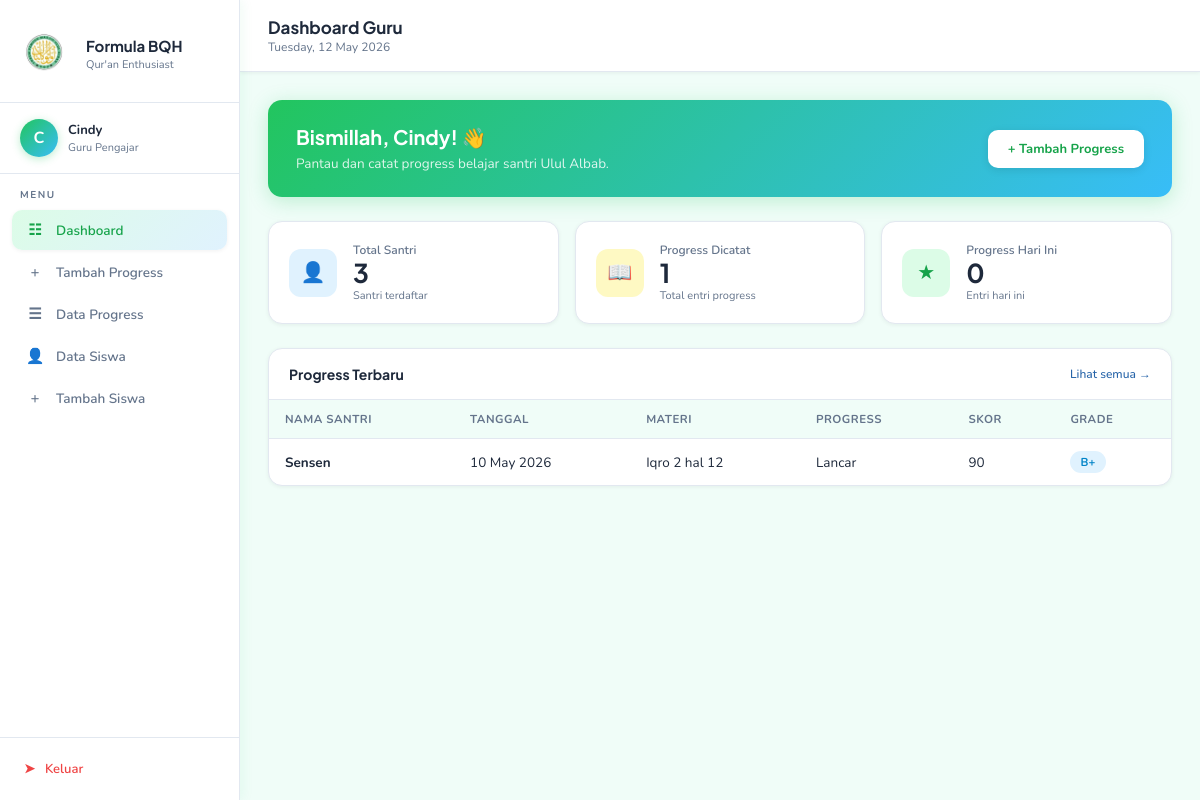
Page /dashboard.php (signed in) on the committed database.
### tables this page shows
CREATE TABLE `progress_belajar` (
  `id_progress` int NOT NULL,
  `tanggal` date DEFAULT NULL,
  `materi` varchar(100) DEFAULT NULL,
  `progress` varchar(100) DEFAULT NULL,
  `skor` int DEFAULT NULL,
  `grade` varchar(5) DEFAULT NULL,
  `catatan` text,
  `id_siswa` int DEFAULT NULL,
  `id_guru` int DEFAULT NULL
);

CREATE TABLE `siswa` (
  `id_siswa` int NOT NULL,
  `nama` varchar(100) NOT NULL,
  `jenis_kelamin` enum('Laki-laki','Perempuan') NOT NULL
);

### dashboard.php (the view, shortened to what this page needs)
<?php
require_once 'config/koneksi.php';
$nama    = $_SESSION['nama'];
$inisial = strtoupper(substr($nama, 0, 1));
$hari_ini = date('Y-m-d');
$totalSantri     = mysqli_num_rows(mysqli_query($koneksi, "SELECT id_siswa FROM siswa"));
$totalProgress   = mysqli_num_rows(mysqli_query($koneksi, "SELECT id_progress FROM progress_belajar"));
$progressHariIni = mysqli_num_rows(mysqli_query($koneksi,
    "SELECT id_progress FROM progress_belajar WHERE tanggal='$hari_ini' AND id_guru='{$_SESSION['id_guru']}'"
));
$qTerbaru = mysqli_query($koneksi,
    "SELECT progress_belajar.*, siswa.nama
     FROM progress_belajar
     JOIN siswa ON progress_belajar.id_siswa = siswa.id_siswa
     ORDER BY tanggal DESC, id_progress DESC LIMIT 5"
);
function badgeGrade($grade) {
    $map = ['A+' => 'badge-green', 'A' => 'badge-green', 'B+' => 'badge-blue',
            'B'  => 'badge-blue',  'C+' => 'badge-amber', 'C' => 'badge-amber'];
    $class = $map[$grade] ?? 'badge-red';
    return "<span class='badge $class'>$grade</span>";
}
?>
<!DOCTYPE html>
<html lang="id">
<head>
    <link rel="stylesheet" href="tampilan/style.css">
</head>
<body>
<div class="wrapper">
    <aside class="sidebar">
       <div class="sidebar-logo">
            <img src="tampilan/logoululalbab.png" alt="Logo BQH" class="sidebar-logo-img">
            <div>
                <div class="app-name">Formula BQH</div>
                <div class="app-sub">Qur'an Enthusiast</div>
            </div>
       </div>
        <div class="user-card">
            <div class="avatar"><?= $inisial ?></div>
            <div>
                <div class="user-name"><?= htmlspecialchars($nama) ?></div>
                <div class="user-role">Guru Pengajar</div>
            </div>
        </div>
        <nav>
            <div class="nav-label">Menu</div>
            <a href="dashboard.php"       class="nav-item active"><span class="icon">&#9783;</span> Dashboard</a>
            <a href="tambah_progress.php" class="nav-item"><span class="icon">&#43;</span> Tambah Progress</a>
            <a href="data_progress.php"   class="nav-item"><span class="icon">&#9776;</span> Data Progress</a>
            <a href="data_siswa.php"      class="nav-item"><span class="icon">&#128100;</span> Data Siswa</a>
            <a href="tambah_siswa.php"    class="nav-item"><span class="icon">&#43;</span> Tambah Siswa</a>
        </nav>
        <div class="logout-area">
            <a href="logout.php" class="logout-btn"><span class="icon">&#10148;</span> Keluar</a>
        </div>
    </aside>
    <main class="main">
        <div class="topbar">
            <div>
                <div class="topbar-title">Dashboard Guru</div>
                <div class="topbar-sub"><?= date('l, d F Y') ?></div>
            </div>
        </div>
        <div class="content">
            <div class="greeting-bar">
                <div>
                    <h2>Bismillah, <?= htmlspecialchars($nama) ?>! &#128075;</h2>
                    <p>Pantau dan catat progress belajar santri Ulul Albab.</p>
                </div>
                <a href="tambah_progress.php" class="btn-primary">&#43; Tambah Progress</a>
            </div>
            <div class="stats-grid">
                <div class="stat-card">
                    <div class="stat-icon blue">&#128100;</div>
                    <div>
                        <div class="stat-label">Total Santri</div>
                        <div class="stat-value"><?= $totalSantri ?></div>
                        <div class="stat-sub">Santri terdaftar</div>
                    </div>
                </div>
                <div class="stat-card">
                    <div class="stat-icon amber">&#128214;</div>
                    <div>
                        <div class="stat-label">Progress Dicatat</div>
                        <div class="stat-value"><?= $totalProgress ?></div>
                        <div class="stat-sub">Total entri progress</div>
                    </div>
                </div>
                <div class="stat-card">
                    <div class="stat-icon green">&#9733;</div>
                    <div>
                        <div class="stat-label">Progress Hari Ini</div>
                        <div class="stat-value"><?= $progressHariIni ?></div>
                        <div class="stat-sub">Entri hari ini</div>
                    </div>
                </div>
            </div>
            <div class="card">
                <div class="card-header">
                    <div class="card-title">Progress Terbaru</div>
                    <a href="data_progress.php" style="font-size:12px; color:#2563a8; font-weight:500;">Lihat semua &rarr;</a>
                </div>
                <div class="card-body" style="padding:0;">
                    <div class="table-wrap">
                        <table>
                            <thead>
                                <tr>
                                    <th>Nama Santri</th>
                                    <th>Tanggal</th>
                                    <th>Materi</th>
                                    <th>Progress</th>
                                    <th>Skor</th>
                                    <th>Grade</th>
                                </tr>
                            </thead>
                            <tbody>
                            <?php if (mysqli_num_rows($qTerbaru) === 0): ?>
                                <tr>
                                    <td colspan="6" style="text-align:center; color:#8a93a8; padding:24px;">
                                        Belum ada data progress.
                                    </td>
                                </tr>
                            <?php else: while ($row = mysqli_fetch_assoc($qTerbaru)): ?>
                                <tr>
                                    <td><strong><?= htmlspecialchars($row['nama']) ?></strong></td>
                                    <td><?= date('d M Y', strtotime($row['tanggal'])) ?></td>
                                    <td><?= htmlspecialchars($row['materi']) ?></td>
                                    <td><?= htmlspecialchars($row['progress']) ?></td>
                                    <td><?= $row['skor'] ?></td>
                                    <td><?= badgeGrade($row['grade']) ?></td>
                                </tr>
                            <?php endwhile; endif; ?>
                            </tbody>
                        </table>
                    </div>
                </div>
            </div>
        </div>
    </main>
</div>
</body>
</html>

### rows in the picture
progress_belajar: id_siswa.nama "Sensen", tanggal "10 May 2026", materi "Iqro 2 hal 12", progress "Lancar", skor "90", grade "B+"

### other values in the picture
$inisial "C"
$nama "Cindy"
$totalSantri "3"
$totalProgress "1"
$progressHariIni "0"
